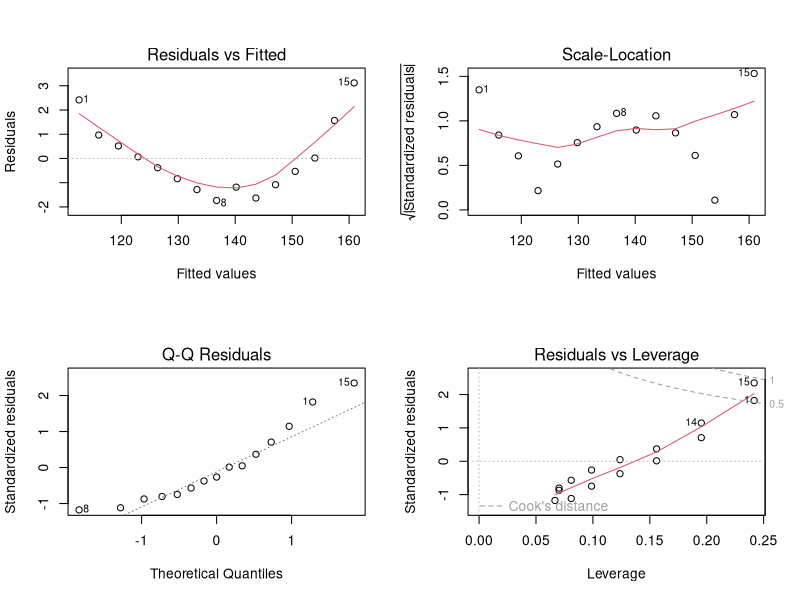
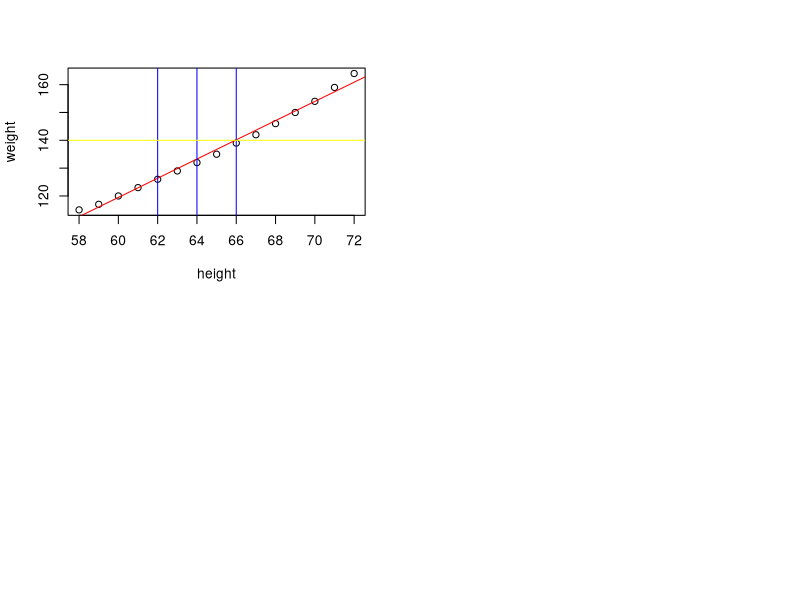

The R source for these figures, in order:
# linear regression model
#myfit = lm(formula,data)
data(women)
?women
# height numeric Height(in)
#weight numeric weight (lbs)
# linear regression y=mx+c
attach(women)
View(women)
cov(height,weight)
cor(height,weight)

write.csv(women,"")

fit= lm(weight~height,data = women)
layout(matrix(c(1,2,3,4),2,2)) # optional 4 graphs/page 
plot(fit)
fit
summary(fit)

coefficients(fit) # model coefficients
confint(fit, level=0.95) # CIs for model parameters 
fitted(fit) # predicted values
residuals(fit) # residuals
anova(fit) # anova table 
vcov(fit) # covariance matrix for model parameters 

influence(fit) # regression 

(weight.lm =lm(weight~height,data = women)) # to print the values in one line 

plot(height,weight)
abline(weight.lm,col="red") #line of best fit
abline(v=c(62,64,66),col="blue") #to draw vertical line
abline(h=c(140),col="yellow") # to draw horizontal line
